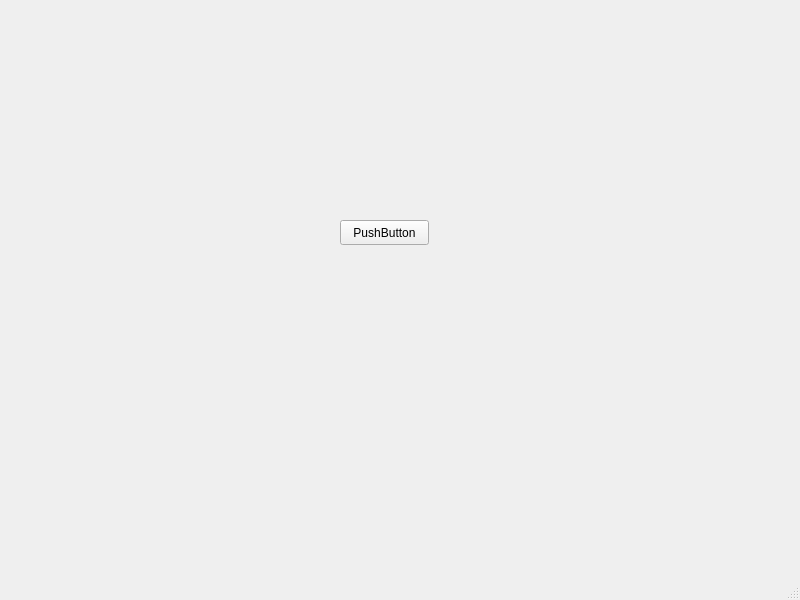
<?xml version="1.0" encoding="UTF-8"?>
<ui version="4.0">
 <class>MainWindow</class>
 <widget class="QMainWindow" name="MainWindow">
  <property name="geometry">
   <rect>
    <x>0</x>
    <y>0</y>
    <width>800</width>
    <height>600</height>
   </rect>
  </property>
  <property name="windowTitle">
   <string>MainWindow</string>
  </property>
  <widget class="QWidget" name="centralwidget">
   <widget class="QPushButton" name="pushButton">
    <property name="geometry">
     <rect>
      <x>340</x>
      <y>220</y>
      <width>89</width>
      <height>25</height>
     </rect>
    </property>
    <property name="text">
     <string>PushButton</string>
    </property>
   </widget>
  </widget>
  <widget class="QMenuBar" name="menubar">
   <property name="geometry">
    <rect>
     <x>0</x>
     <y>0</y>
     <width>800</width>
     <height>22</height>
    </rect>
   </property>
  </widget>
  <widget class="QStatusBar" name="statusbar"/>
 </widget>
 <resources/>
 <connections/>
</ui>
